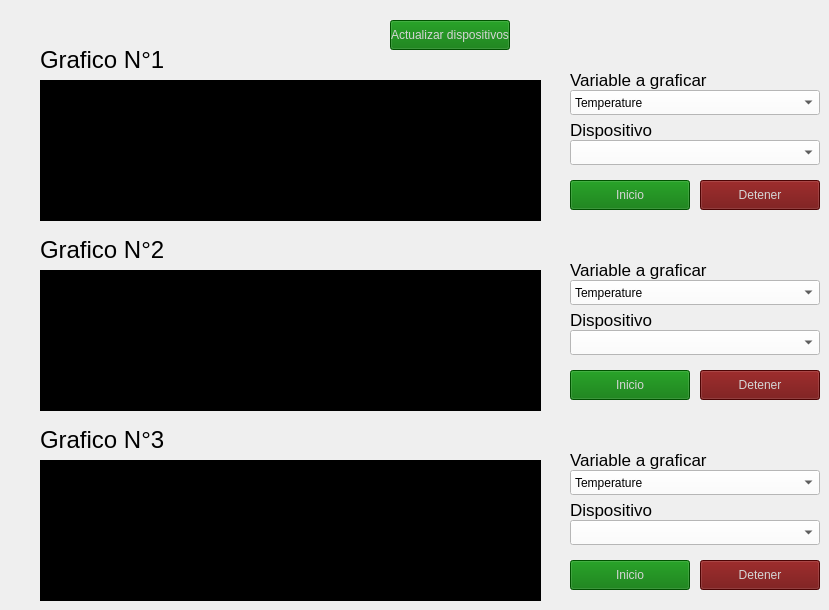
   <widget class="QWidget" name="tab_2">
    <attribute name="title">
     <string>Visualizacion</string>
    </attribute>
    <widget class="PlotWidget" name="plot_1">
     <property name="geometry">
      <rect>
       <x>40</x>
       <y>80</y>
       <width>501</width>
       <height>141</height>
      </rect>
     </property>
     <property name="styleSheet">
      <string notr="true">background-color: rgb(0, 0, 0);</string>
     </property>
    </widget>
    <widget class="QPushButton" name="plot_1_start_btn">
     <property name="geometry">
      <rect>
       <x>570</x>
       <y>180</y>
       <width>120</width>
       <height>30</height>
      </rect>
     </property>
     <property name="minimumSize">
      <size>
       <width>120</width>
       <height>30</height>
      </size>
     </property>
     <property name="styleSheet">
      <string notr="true">color: rgb(213, 213, 213);
background-color: rgb(0, 115, 0);
</string>
     </property>
     <property name="text">
      <string>Inicio</string>
     </property>
    </widget>
    <widget class="QPushButton" name="plot_1_stop_btn">
     <property name="geometry">
      <rect>
       <x>700</x>
       <y>180</y>
       <width>120</width>
       <height>30</height>
      </rect>
     </property>
     <property name="minimumSize">
      <size>
       <width>120</width>
       <height>30</height>
      </size>
     </property>
     <property name="styleSheet">
      <string notr="true">color: rgb(213, 213, 213);
background-color: rgb(108, 5, 5);
</string>
     </property>
     <property name="text">
      <string>Detener</string>
     </property>
    </widget>
    <widget class="QLabel" name="plot_1_var_label">
     <property name="geometry">
      <rect>
       <x>570</x>
       <y>70</y>
       <width>191</width>
       <height>20</height>
      </rect>
     </property>
     <property name="font">
      <font>
       <pointsize>13</pointsize>
      </font>
     </property>
     <property name="styleSheet">
      <string notr="true">color: rgb(0, 0, 0);</string>
     </property>
     <property name="text">
      <string>Variable a graficar</string>
     </property>
    </widget>
    <widget class="QComboBox" name="plot_1_select_var">
     <property name="geometry">
      <rect>
       <x>570</x>
       <y>90</y>
       <width>250</width>
       <height>25</height>
      </rect>
     </property>
     <property name="minimumSize">
      <size>
       <width>250</width>
       <height>25</height>
      </size>
     </property>
     <property name="styleSheet">
      <string notr="true">background-color: rgb(255, 255, 255);</string>
     </property>
     <item>
      <property name="text">
       <string>Temperature</string>
      </property>
     </item>
     <item>
      <property name="text">
       <string>Hum</string>
      </property>
     </item>
     <item>
      <property name="text">
       <string>Co</string>
      </property>
     </item>
     <item>
      <property name="text">
       <string>Press</string>
      </property>
     </item>
     <item>
      <property name="text">
       <string>Racc_x</string>
      </property>
     </item>
     <item>
      <property name="text">
       <string>Racc_y</string>
      </property>
     </item>
     <item>
      <property name="text">
       <string>Racc_z</string>
      </property>
     </item>
     <item>
      <property name="text">
       <string>RMS</string>
      </property>
     </item>
     <item>
      <property name="text">
       <string>Amp_x</string>
      </property>
     </item>
     <item>
      <property name="text">
       <string>Freq_x</string>
      </property>
     </item>
     <item>
      <property name="text">
       <string>Amp_y</string>
      </property>
     </item>
     <item>
      <property name="text">
       <string>Freq_y</string>
      </property>
     </item>
     <item>
      <property name="text">
       <string>Amp_z</string>
      </property>
     </item>
     <item>
      <property name="text">
       <string>Freq_z</string>
      </property>
     </item>
    </widget>
    <widget class="QLabel" name="plot_1_label">
     <property name="geometry">
      <rect>
       <x>40</x>
       <y>50</y>
       <width>181</width>
       <height>20</height>
      </rect>
     </property>
     <property name="font">
      <font>
       <pointsize>18</pointsize>
      </font>
     </property>
     <property name="styleSheet">
      <string notr="true">color: rgb(0, 0, 0);</string>
     </property>
     <property name="text">
      <string>Grafico N°1</string>
     </property>
    </widget>
    <widget class="PlotWidget" name="plot_2">
     <property name="geometry">
      <rect>
       <x>40</x>
       <y>270</y>
       <width>501</width>
       <height>141</height>
      </rect>
     </property>
     <property name="styleSheet">
      <string notr="true">background-color: rgb(0, 0, 0);</string>
     </property>
    </widget>
    <widget class="QLabel" name="plot_2_label">
     <property name="geometry">
      <rect>
       <x>40</x>
       <y>240</y>
       <width>181</width>
       <height>20</height>
      </rect>
     </property>
     <property name="font">
      <font>
       <pointsize>18</pointsize>
      </font>
     </property>
     <property name="styleSheet">
      <string notr="true">color: rgb(0, 0, 0);</string>
     </property>
     <property name="text">
      <string>Grafico N°2</string>
     </property>
    </widget>
    <widget class="PlotWidget" name="plot_3">
     <property name="geometry">
      <rect>
       <x>40</x>
       <y>460</y>
       <width>501</width>
       <height>141</height>
      </rect>
     </property>
     <property name="styleSheet">
      <string notr="true">background-color: rgb(0, 0, 0);</string>
     </property>
    </widget>
    <widget class="QLabel" name="plot_3_label">
     <property name="geometry">
      <rect>
       <x>40</x>
       <y>430</y>
       <width>181</width>
       <height>20</height>
      </rect>
     </property>
     <property name="font">
      <font>
       <pointsize>18</pointsize>
      </font>
     </property>
     <property name="styleSheet">
      <string notr="true">color: rgb(0, 0, 0);</string>
     </property>
     <property name="text">
      <string>Grafico N°3</string>
     </property>
    </widget>
    <widget class="QComboBox" name="plot_2_select_var">
     <property name="geometry">
      <rect>
       <x>570</x>
       <y>280</y>
       <width>250</width>
       <height>25</height>
      </rect>
     </property>
     <property name="minimumSize">
      <size>
       <width>250</width>
       <height>25</height>
      </size>
     </property>
     <property name="styleSheet">
      <string notr="true">background-color: rgb(255, 255, 255);</string>
     </property>
     <item>
      <property name="text">
       <string>Temperature</string>
      </property>
     </item>
     <item>
      <property name="text">
       <string>Hum</string>
      </property>
     </item>
     <item>
      <property name="text">
       <string>Co</string>
      </property>
     </item>
     <item>
      <property name="text">
       <string>Press</string>
      </property>
     </item>
     <item>
      <property name="text">
       <string>Racc_x</string>
      </property>
     </item>
     <item>
      <property name="text">
       <string>Racc_y</string>
      </property>
     </item>
     <item>
      <property name="text">
       <string>Racc_z</string>
      </property>
     </item>
     <item>
      <property name="text">
       <string>RMS</string>
      </property>
     </item>
    </widget>
    <widget class="QPushButton" name="plot_2_stop_btn">
     <property name="geometry">
      <rect>
       <x>700</x>
       <y>370</y>
       <width>120</width>
       <height>30</height>
      </rect>
     </property>
     <property name="minimumSize">
      <size>
       <width>120</width>
       <height>30</height>
      </size>
     </property>
     <property name="styleSheet">
      <string notr="true">color: rgb(213, 213, 213);
background-color: rgb(108, 5, 5);
</string>
     </property>
     <property name="text">
      <string>Detener</string>
     </property>
    </widget>
    <widget class="QLabel" name="plot_2_var_label">
     <property name="geometry">
      <rect>
       <x>570</x>
       <y>260</y>
       <width>191</width>
       <height>20</height>
      </rect>
     </property>
     <property name="font">
      <font>
       <pointsize>13</pointsize>
      </font>
     </property>
     <property name="styleSheet">
      <string notr="true">color: rgb(0, 0, 0);</string>
     </property>
     <property name="text">
      <string>Variable a graficar</string>
     </property>
    </widget>
    <widget class="QPushButton" name="plot_2_start_btn">
     <property name="geometry">
      <rect>
       <x>570</x>
       <y>370</y>
       <width>120</width>
       <height>30</height>
      </rect>
     </property>
     <property name="minimumSize">
      <size>
       <width>120</width>
       <height>30</height>
      </size>
     </property>
     <property name="styleSheet">
      <string notr="true">color: rgb(213, 213, 213);
background-color: rgb(0, 115, 0);
</string>
     </property>
     <property name="text">
      <string>Inicio</string>
     </property>
    </widget>
    <widget class="QComboBox" name="plot_3_select_var">
     <property name="geometry">
      <rect>
       <x>570</x>
       <y>470</y>
       <width>250</width>
       <height>25</height>
      </rect>
     </property>
     <property name="minimumSize">
      <size>
       <width>250</width>
       <height>25</height>
      </size>
     </property>
     <property name="styleSheet">
      <string notr="true">background-color: rgb(255, 255, 255);</string>
     </property>
     <item>
      <property name="text">
       <string>Temperature</string>
      </property>
     </item>
     <item>
      <property name="text">
       <string>Rgyr_x</string>
      </property>
     </item>
     <item>
      <property name="text">
       <string>Rgyr_y</string>
      </property>
     </item>
     <item>
      <property name="text">
       <string>Rgyr_z</string>
      </property>
     </item>
     <item>
      <property name="text">
       <string>Hum</string>
      </property>
     </item>
     <item>
      <property name="text">
       <string>Co</string>
      </property>
     </item>
     <item>
      <property name="text">
       <string>Press</string>
      </property>
     </item>
     <item>
      <property name="text">
       <string>Racc_x</string>
      </property>
     </item>
     <item>
      <property name="text">
       <string>Racc_y</string>
      </property>
     </item>
     <item>
      <property name="text">
       <string>Racc_z</string>
      </property>
     </item>
     <item>
      <property name="text">
       <string>RMS</string>
      </property>
     </item>
    </widget>
    <widget class="QPushButton" name="plot_3_stop_btn">
     <property name="geometry">
      <rect>
       <x>700</x>
       <y>560</y>
       <width>120</width>
       <height>30</height>
      </rect>
     </property>
     <property name="minimumSize">
      <size>
       <width>120</width>
       <height>30</height>
      </size>
     </property>
     <property name="styleSheet">
      <string notr="true">color: rgb(213, 213, 213);
background-color: rgb(108, 5, 5);
</string>
     </property>
     <property name="text">
      <string>Detener</string>
     </property>
    </widget>
    <widget class="QLabel" name="plot_3_var_label">
     <property name="geometry">
      <rect>
       <x>570</x>
       <y>450</y>
       <width>191</width>
       <height>20</height>
      </rect>
     </property>
     <property name="font">
      <font>
       <pointsize>13</pointsize>
      </font>
     </property>
     <property name="styleSheet">
      <string notr="true">color: rgb(0, 0, 0);</string>
     </property>
     <property name="text">
      <string>Variable a graficar</string>
     </property>
    </widget>
    <widget class="QPushButton" name="plot_3_start_btn">
     <property name="geometry">
      <rect>
       <x>570</x>
       <y>560</y>
       <width>120</width>
       <height>30</height>
      </rect>
     </property>
     <property name="minimumSize">
      <size>
       <width>120</width>
       <height>30</height>
      </size>
     </property>
     <property name="styleSheet">
      <string notr="true">color: rgb(213, 213, 213);
background-color: rgb(0, 115, 0);
</string>
     </property>
     <property name="text">
      <string>Inicio</string>
     </property>
    </widget>
    <widget class="QLabel" name="plot_1_device_name_label">
     <property name="geometry">
      <rect>
       <x>570</x>
       <y>120</y>
       <width>191</width>
       <height>20</height>
      </rect>
     </property>
     <property name="font">
      <font>
       <pointsize>13</pointsize>
      </font>
     </property>
     <property name="styleSheet">
      <string notr="true">color: rgb(0, 0, 0);</string>
     </property>
     <property name="text">
      <string>Dispositivo</string>
     </property>
    </widget>
    <widget class="QComboBox" name="plot_1_device_name_select">
     <property name="geometry">
      <rect>
       <x>570</x>
       <y>140</y>
       <width>250</width>
       <height>25</height>
      </rect>
     </property>
     <property name="minimumSize">
      <size>
       <width>250</width>
       <height>25</height>
      </size>
     </property>
     <property name="styleSheet">
      <string notr="true">background-color: rgb(255, 255, 255);</string>
     </property>
    </widget>
    <widget class="QComboBox" name="plot_2_device_name_select">
     <property name="geometry">
      <rect>
       <x>570</x>
       <y>330</y>
       <width>250</width>
       <height>25</height>
      </rect>
     </property>
     <property name="minimumSize">
      <size>
       <width>250</width>
       <height>25</height>
      </size>
     </property>
     <property name="styleSheet">
      <string notr="true">background-color: rgb(255, 255, 255);</string>
     </property>
    </widget>
    <widget class="QLabel" name="plot_2_device_name_label">
     <property name="geometry">
      <rect>
       <x>570</x>
       <y>310</y>
       <width>191</width>
       <height>20</height>
      </rect>
     </property>
     <property name="font">
      <font>
       <pointsize>13</pointsize>
      </font>
     </property>
     <property name="styleSheet">
      <string notr="true">color: rgb(0, 0, 0);</string>
     </property>
     <property name="text">
      <string>Dispositivo</string>
     </property>
    </widget>
    <widget class="QComboBox" name="plot_3_device_name_select">
     <property name="geometry">
      <rect>
       <x>570</x>
       <y>520</y>
       <width>250</width>
       <height>25</height>
      </rect>
     </property>
     <property name="minimumSize">
      <size>
       <width>250</width>
       <height>25</height>
      </size>
     </property>
     <property name="styleSheet">
      <string notr="true">background-color: rgb(255, 255, 255);</string>
     </property>
    </widget>
    <widget class="QLabel" name="plot_3_device_name_label">
     <property name="geometry">
      <rect>
       <x>570</x>
       <y>500</y>
       <width>191</width>
       <height>20</height>
      </rect>
     </property>
     <property name="font">
      <font>
       <pointsize>13</pointsize>
      </font>
     </property>
     <property name="styleSheet">
      <string notr="true">color: rgb(0, 0, 0);</string>
     </property>
     <property name="text">
      <string>Dispositivo</string>
     </property>
    </widget>
    <widget class="QPushButton" name="refresh_d">
     <property name="geometry">
      <rect>
       <x>390</x>
       <y>20</y>
       <width>120</width>
       <height>30</height>
      </rect>
     </property>
     <property name="minimumSize">
      <size>
       <width>120</width>
       <height>30</height>
      </size>
     </property>
     <property name="styleSheet">
      <string notr="true">color: rgb(213, 213, 213);
background-color: rgb(0, 115, 0);
</string>
     </property>
     <property name="text">
      <string>Actualizar dispositivos</string>
     </property>
    </widget>
   </widget>
